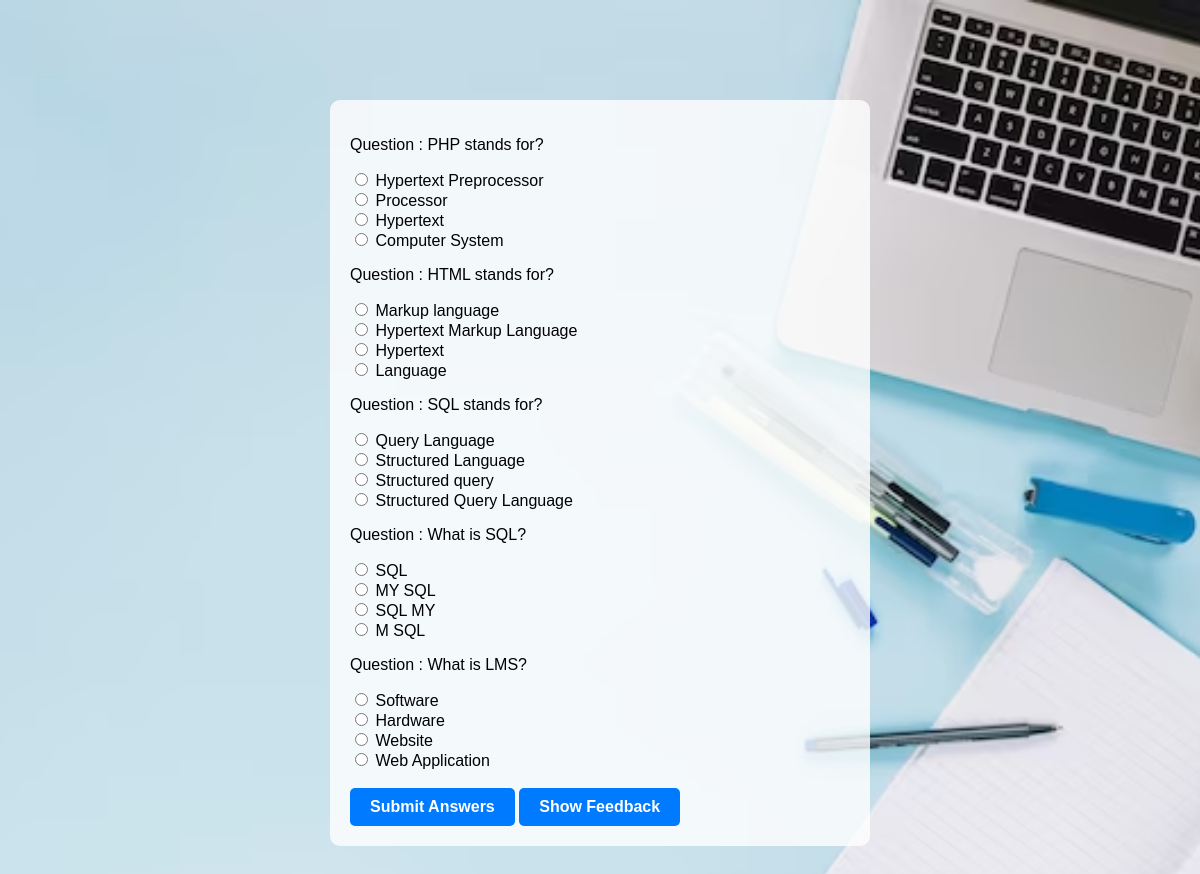
Screenshot of /take_obj_quiz.php (signed in) with the database file from the repository.
### tables this page shows
CREATE TABLE IF NOT EXISTS `quiz_system` (
  `id` int NOT NULL AUTO_INCREMENT,
  `quiz` text NOT NULL,
  `options` text NOT NULL,
  `correct_ans` text NOT NULL,
  `submitted_ans` text NOT NULL,
  PRIMARY KEY (`id`)
);

### take_obj_quiz.php (the view, shortened to what this page needs)
<?php
    $host="localhost";
    $user="root";
    $password="";
    $db="lms";
$conn = new mysqli($host,$user,$password,$db);
?>
<!DOCTYPE html>
<html lang="en">
<head>
</head>
<body>
<?php
    if(isset($_SESSION['id'])){
    $std_id = $_SESSION['id'];
    $sqlstd="SELECT * FROM studentcourses WHERE std_id='".$std_id."'";
    $resultstd=mysqli_query($conn, $sqlstd);
    if($resultstd->num_rows > 0){
?>
    <form action="" method="post">
        <div id="questions-container">
<?php
    $sql = "SELECT * FROM quiz_system WHERE 1";
    $result=mysqli_query($conn,$sql);
      while($row = mysqli_fetch_array($result)){
        $ansopts = explode(',', $row['options']);
?>
            <div class="question">
                <p>Question : <?php echo $row['quiz']; ?> </p>
                <?php  foreach ($ansopts as $key => $opt) {
                  $id = $row['id'];
                ?>
        <label class="rad"><input type="radio" name="options[<?php echo $id ?>]" value="<?php echo $opt; ?>">
        <?php echo $opt; ?>
        </label>
            <?php } ?>
            </div>
    <?php } ?>
        </div>
        <br>
       <button class="button primary-button" name="add_answer" type="submit">Submit Answers</button>
   <a href="feedback.php" class="button primary-button">Show Feedback</a>
    </form>
 <?php
}else{
        echo " <script type='text/javascript'>
            alert('You are not illigable to take quiz! Please first enroll for subjects');
            </script>";
}
}
    ?>
</body>
</html>

### take_obj_quiz.php (style rules this page uses)
body { font-family: Arial, sans-serif; background-image: url('qa.jpg'); background-size: cover; background-position: center; background-repeat: no-repeat; margin: 0; padding: 0; }
form { background-color: rgba(255, 255, 255, 0.8); padding: 20px; border-radius: 10px; margin: 100px auto; max-width: 500px; }
.button { display: inline-block; padding: 10px 20px; font-size: 16px; font-weight: bold; text-align: center; text-decoration: none; cursor: pointer; border: none; border-radius: 5px; }
.primary-button { color: #fff; background-color: #007bff; }
.rad { display: block; position: relative; }

### rows the page displays
quiz_system: quiz "PHP stands for?", options "Hypertext Preprocessor", options "Processor", options "Hypertext", options "Computer System"
quiz_system: quiz "HTML stands for?", options "Markup language", options "Hypertext Markup Language", options "Hypertext", options "Language"
quiz_system: quiz "SQL stands for?", opt "Query Language", submitted_ans "Structured Language", opt "Structured query", correct_ans "Structured Query Language"
quiz_system: quiz "What is SQL?", options "SQL", options "MY SQL", options "SQL MY", options "M SQL"
quiz_system: quiz "What is LMS?", opt "Software", opt "Hardware", submitted_ans "Website", correct_ans "Web Application"
